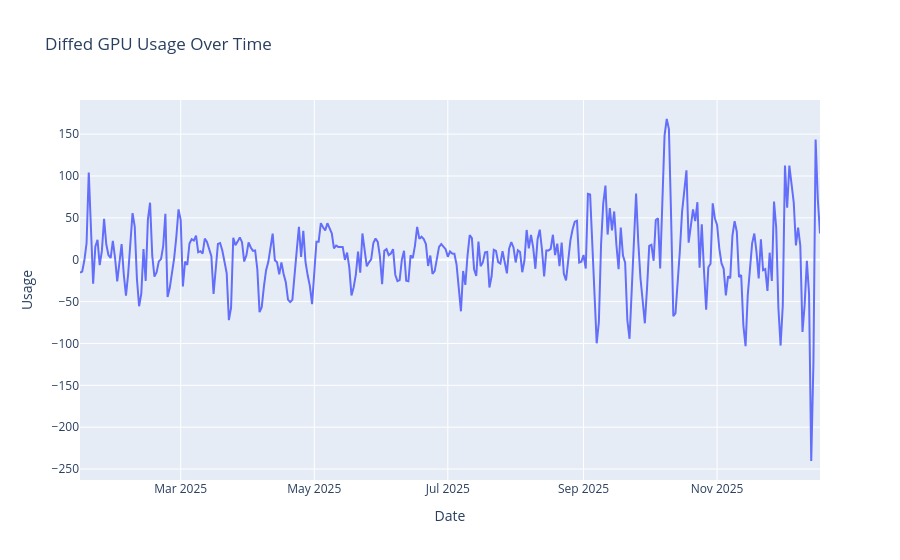

Notebook code for this chart:
### Code cell
# Stationary check
# First difference: removes trend
df_diff = df_smoothed.diff().dropna()
fig = px.line(df_diff, y="Usage", title="Diffed GPU Usage Over Time")
fig.update_layout(xaxis_title="Date", yaxis_title="Usage")
fig.show()

### Figure 1 — Plotly figure (JSON) as saved in the notebook; plotly's stock layout.template omitted (floating-point values rounded to 4 significant figures; data arrays with more than 128 entries replaced by an {"elided": "..."} marker saying what was removed)
{"data": [{"hovertemplate": "DTime=%{x}<br>Usage=%{y}<extra></extra>", "legendgroup": "", "line": {"color": "#636efa", "dash": "solid"}, "marker": {"symbol": "circle"}, "mode": "lines", "name": "", "orientation": "v", "showlegend": false, "type": "scatter", "x": {"elided": "339 str values"}, "xaxis": "x", "y": {"elided": "339 float values"}, "yaxis": "y"}], "layout": {"legend": {"tracegroupgap": 0}, "title": {"text": "Diffed GPU Usage Over Time"}, "xaxis": {"anchor": "y", "domain": [0, 1], "title": {"text": "Date"}}, "yaxis": {"anchor": "x", "domain": [0, 1], "title": {"text": "Usage"}}}}
